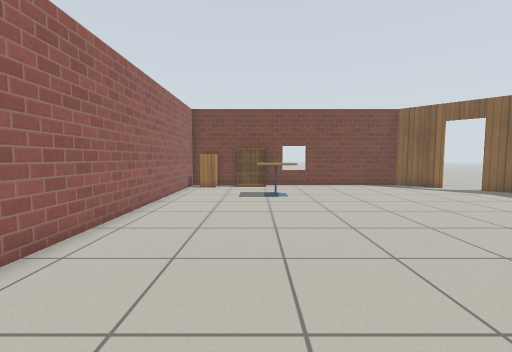
view 1 (above)

12 first-person views from a walk through a Gazebo world. The camera is 0.9 m above the floor, tilts 4° down and sees 90° across. The floor is counted in squares, 0.5 m on a side. Each view is taken from the middle of a square. On the plan, view 1 faces up. The plan holds only what a view shows up to about 15 squares ahead; the rest is blank. The robots in the file are not drawn. Simple patterns stand in for the simulator's built-in surfaces.

view 2
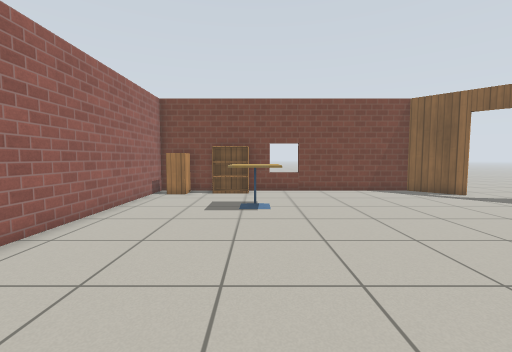

view 3
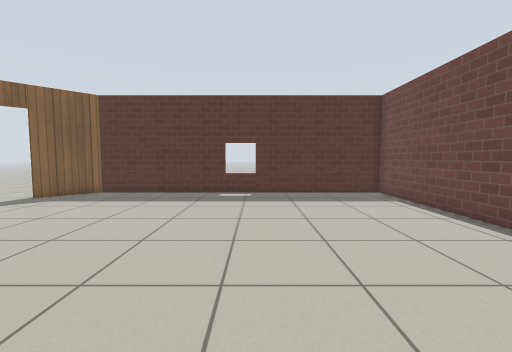

view 4
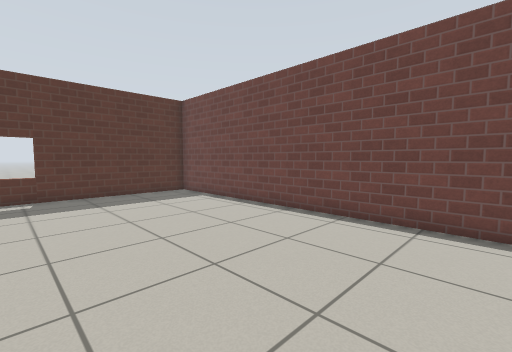

view 5
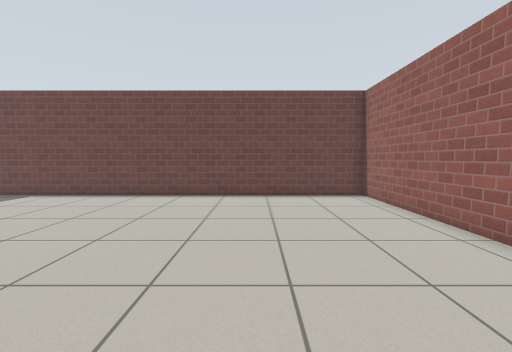

view 6
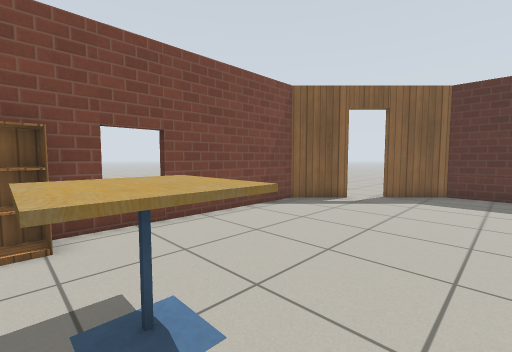

view 7
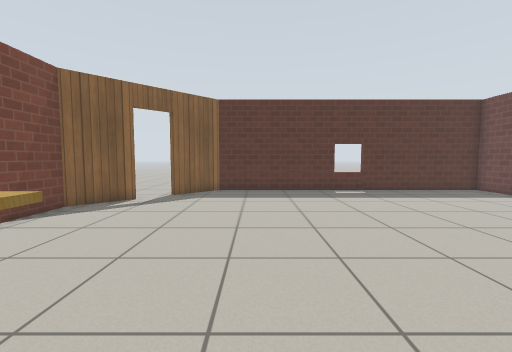

view 8
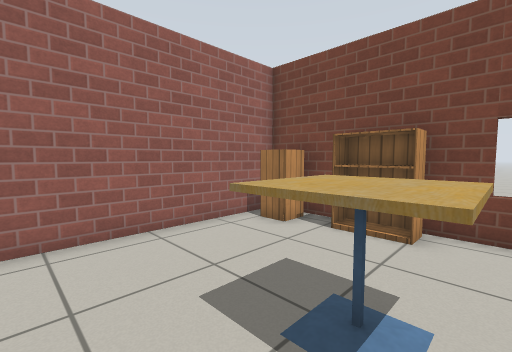

view 9
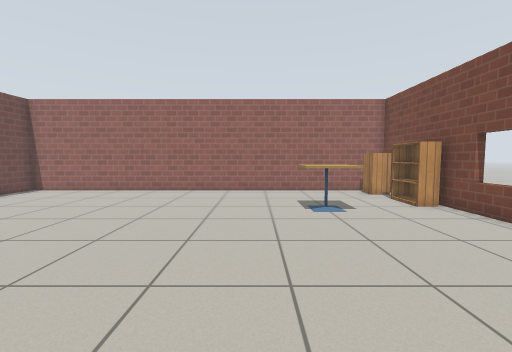

view 10
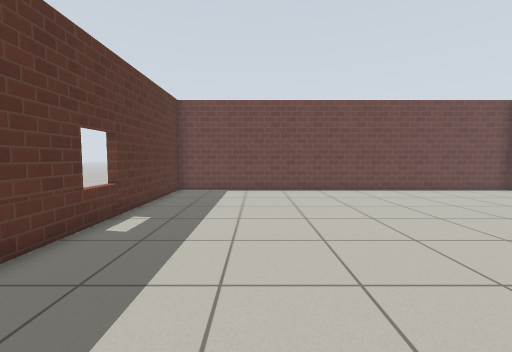

view 11
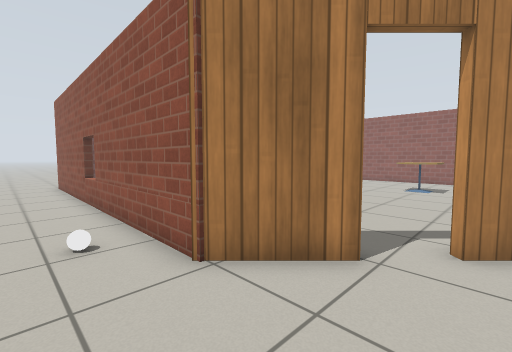

view 12
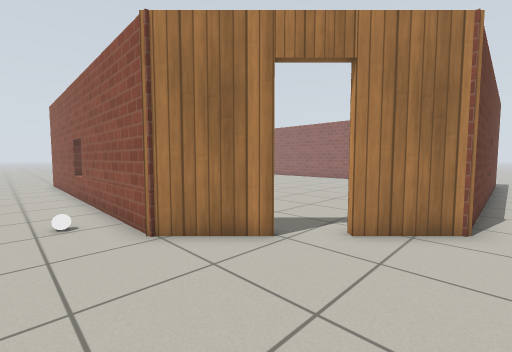

### Floor plan
Points are (right, up) in squares from view 1. A wall is a line through its corners. A room is listed if a view was taken in it or the views show most of it. See-through windows are left out.
Room 1 (views 1, 2, 3, 4, 5, 6, 7, 8, 9, 10)
walls: (11.1, 15.3) (9.3, 17) (-4.2, 17) (-4.2, -2.4) (14.3, -2.4) (14.3, 12) (12.4, 14)
ways out: open door at (11.7, 14.7) to room 2
objects: cabinet (-3, 16); bookshelf (-1, 16) to (0, 16); cafe table (0, 12) to (2, 13)
Room 2 (views 11, 12)
walls: (12.6, 14.2) (14.6, 12.2) (14.6, -2.7); (-3.6, 17.4) (9.4, 17.4) (11.3, 15.5)
ways out: open door at (11.7, 14.7) to room 1
objects: white ball (16, 10)

Where each view was taken, in squares from view 1:
view 1: 0 up, 0 right, facing up
view 2: 3 up, 1 right, facing up
view 3: 4 up, 1 right, facing right
view 4: 5 up, 1 right, facing down-right
view 5: 10 up, 1 right, facing down
view 6: 10 up, 0 right, facing up-right
view 7: 10 up, 0 right, facing right
view 8: 10 up, 2 right, facing up-left
view 9: 10 up, 10 right, facing left
view 10: 12 up, 10 right, facing down
view 11: 16 up, 17 right, facing down-left
view 12: 18 up, 17 right, facing down-left
